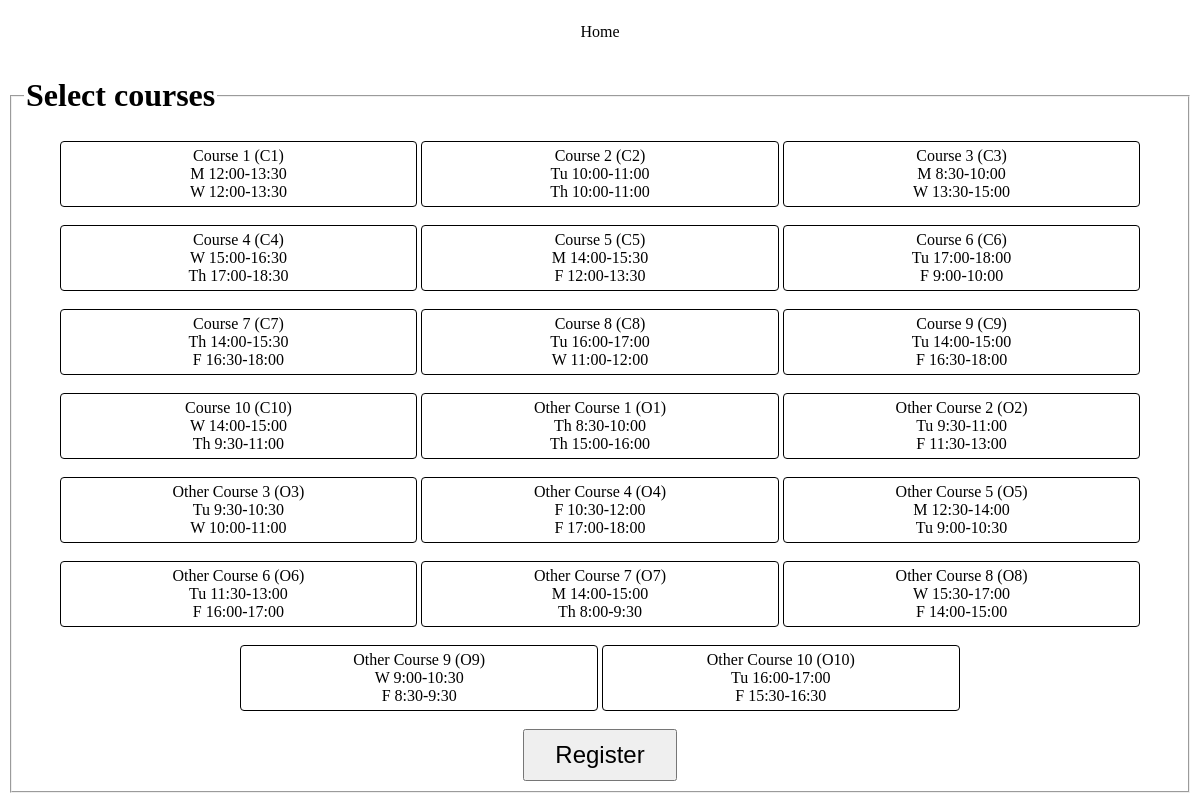
The page /app/class_select/ on the database its author committed.
### hmstakehome/models.py (models this page shows, shortened)
class Class(models.Model):
    name = models.CharField(max_length=200)
    shortcode = models.CharField(max_length=10)
    times = models.JSONField()

### hmstakehome/views.py (the view)
# urls.py: path('class_select/', views.class_selector, name='class-selector'),
def class_selector(request):
    courses = Class.objects.all()
    for course in courses:
        prepare_for_display(course)
    return render(request, "class_selector.html", context={'courses': courses})

### hmstakehome/func.py (called while the page is built)
def prepare_for_display(course):
    course.times.sort(key=lambda time: (time['day'], time['starttime']))
    for time in course.times:
        if time['day'] == 1:
            time['day_human_readable'] = 'M'
        elif time['day'] == 2:
            time['day_human_readable'] = 'Tu'
        elif time['day'] == 3:
            time['day_human_readable'] = 'W'
        elif time['day'] == 4:
            time['day_human_readable'] = 'Th'
        elif time['day'] == 5:
            time['day_human_readable'] = 'F'
        else:
            time['day_human_readable'] = '?'
        time['starttime_human_readable'] = '{}:{:02d}'.format(time['starttime'] // 60, time['starttime'] % 60)
        time['endtime_human_readable'] = '{}:{:02d}'.format(time['endtime'] // 60, time['endtime'] % 60)

### templates/class_selector.html (shortened to what this page needs)
{% include 'navbar.html' %}
{% load static %}
<link rel="stylesheet" href="{% static 'styles/style.css' %}">
<center>
    <form action="{% url 'app:class-selector-submit' %}" method="post">
        <fieldset>
            <legend><h1>Select courses</h1></legend>
            {% for course in courses %}
                <label for="course-{{ course.shortcode }}" class="class-selector-checkbox-label">
                    <div class="class-selector-checkbox-div">
                        {{ course.name }} ({{ course.shortcode }})
                        {% for time in course.times %}
                            <br>
                            {{ time.day_human_readable }} {{ time.starttime_human_readable }}-{{ time.endtime_human_readable }}
                        {% endfor %}
                    </div>
                </label>
                {% if forloop.counter|divisibleby:3 %}
                    <br><br>
                {% endif %}
            {% endfor %}
            {% if not courses|length|divisibleby:3 %}
                <br><br>
            {% endif %}
            <input class="class-selector-submit-button" type="submit" value="Register">
        </fieldset>
    </form>
</center>

### templates/navbar.html
{% load static %}
<link rel="stylesheet" href="{% static 'styles/style.css' %}">
<center>
    <navbar>
        <ul>
            <a href="{% url 'app:home' %}">
                <div class="navbar-item">
                    <li>Home</li>
                </div>
            </a>
        </ul>
    </navbar>
</center>

### static/styles/style.css (style rules this page uses)
navbar { width: 100%; }
navbar ul { width: 100%; list-style-type: none; margin: 0; padding: 0; }
navbar ul li { display: inline; }
a { color: black; text-decoration: none; }
.navbar-item { padding-top: 15px; padding-bottom: 15px; width: 20%; }
.class-selector-checkbox-div { border-style: solid; border-color: black; border-width: 1px; border-radius: 4px; padding: 5px; display: inline-block; width: 30%; }
.class-selector-submit-button { font-size: 24px; padding: 10px 30px 10px 30px; }

### rows shown on the page
Class: name "Course 1", shortcode "C1", day_human_readable "M" "W", starttime_human_readable "12:00" "12:00", endtime_human_readable "13:30" "13:30"
Class: name "Course 2", shortcode "C2", day_human_readable "Tu" "Th", starttime_human_readable "10:00" "10:00", endtime_human_readable "11:00" "11:00"
Class: name "Course 3", shortcode "C3", day_human_readable "M" "W", starttime_human_readable "8:30" "13:30", endtime_human_readable "10:00" "15:00"
Class: name "Course 4", shortcode "C4", day_human_readable "W" "Th", starttime_human_readable "15:00" "17:00", endtime_human_readable "16:30" "18:30"
Class: name "Course 5", shortcode "C5", day_human_readable "M" "F", starttime_human_readable "14:00" "12:00", endtime_human_readable "15:30" "13:30"
Class: name "Course 6", shortcode "C6", day_human_readable "Tu" "F", starttime_human_readable "17:00" "9:00", endtime_human_readable "18:00" "10:00"
Class: name "Course 7", shortcode "C7", day_human_readable "Th" "F", starttime_human_readable "14:00" "16:30", endtime_human_readable "15:30" "18:00"
Class: name "Course 8", shortcode "C8", day_human_readable "Tu" "W", starttime_human_readable "16:00" "11:00", endtime_human_readable "17:00" "12:00"
Class: name "Course 9", shortcode "C9", day_human_readable "Tu" "F", starttime_human_readable "14:00" "16:30", endtime_human_readable "15:00" "18:00"
Class: name "Course 10", shortcode "C10", day_human_readable "W" "Th", starttime_human_readable "14:00" "9:30", endtime_human_readable "15:00" "11:00"
Class: name "Other Course 1", shortcode "O1", day_human_readable "Th" "Th", starttime_human_readable "8:30" "15:00", endtime_human_readable "10:00" "16:00"
Class: name "Other Course 2", shortcode "O2", day_human_readable "Tu" "F", starttime_human_readable "9:30" "11:30", endtime_human_readable "11:00" "13:00"
Class: name "Other Course 3", shortcode "O3", day_human_readable "Tu" "W", starttime_human_readable "9:30" "10:00", endtime_human_readable "10:30" "11:00"
Class: name "Other Course 4", shortcode "O4", day_human_readable "F" "F", starttime_human_readable "10:30" "17:00", endtime_human_readable "12:00" "18:00"
Class: name "Other Course 5", shortcode "O5", day_human_readable "M" "Tu", starttime_human_readable "12:30" "9:00", endtime_human_readable "14:00" "10:30"
Class: name "Other Course 6", shortcode "O6", day_human_readable "Tu" "F", starttime_human_readable "11:30" "16:00", endtime_human_readable "13:00" "17:00"
Class: name "Other Course 7", shortcode "O7", day_human_readable "M" "Th", starttime_human_readable "14:00" "8:00", endtime_human_readable "15:00" "9:30"
Class: name "Other Course 8", shortcode "O8", day_human_readable "W" "F", starttime_human_readable "15:30" "14:00", endtime_human_readable "17:00" "15:00"
Class: name "Other Course 9", shortcode "O9", day_human_readable "W" "F", starttime_human_readable "9:00" "8:30", endtime_human_readable "10:30" "9:30"
Class: name "Other Course 10", shortcode "O10", day_human_readable "Tu" "F", starttime_human_readable "16:00" "15:30", endtime_human_readable "17:00" "16:30"
